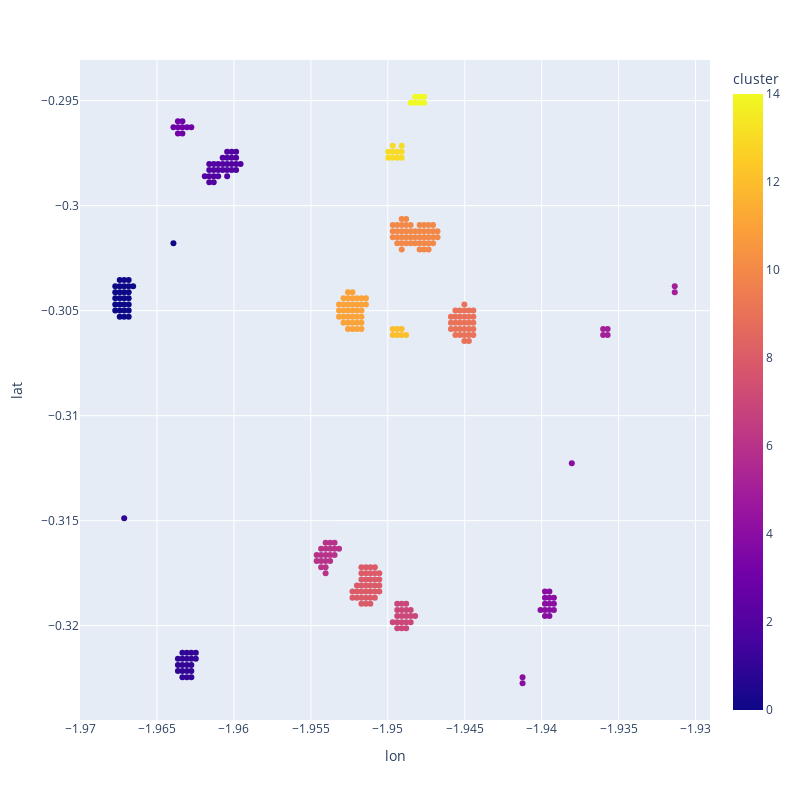

Notebook source saved alongside this figure:
### Code cell
plot = px.scatter(predictions[predictions['cluster'] != -1], x='lon', y='lat', color='cluster').update_layout(
    width = 800,
    height=800).show()

### Figure 1 — Plotly figure (JSON) as saved in the notebook; plotly's stock layout.template omitted (floating-point values rounded to 4 significant figures; data arrays with more than 128 entries replaced by an {"elided": "..."} marker saying what was removed)
{"data": [{"hovertemplate": "lon=%{x}<br>lat=%{y}<br>cluster=%{marker.color}<extra></extra>", "legendgroup": "", "marker": {"color": {"elided": "323 int values"}, "coloraxis": "coloraxis", "symbol": "circle"}, "mode": "markers", "name": "", "orientation": "v", "showlegend": false, "type": "scatter", "x": {"elided": "323 float values"}, "xaxis": "x", "y": {"elided": "323 float values"}, "yaxis": "y"}], "layout": {"coloraxis": {"colorbar": {"title": {"text": "cluster"}}, "colorscale": [[0, "#0d0887"], [0.1111, "#46039f"], [0.2222, "#7201a8"], [0.3333, "#9c179e"], [0.4444, "#bd3786"], [0.5556, "#d8576b"], [0.6667, "#ed7953"], [0.7778, "#fb9f3a"], [0.8889, "#fdca26"], [1, "#f0f921"]]}, "height": 800, "legend": {"tracegroupgap": 0}, "margin": {"t": 60}, "width": 800, "xaxis": {"anchor": "y", "domain": [0, 1], "title": {"text": "lon"}}, "yaxis": {"anchor": "x", "domain": [0, 1], "title": {"text": "lat"}}}}
